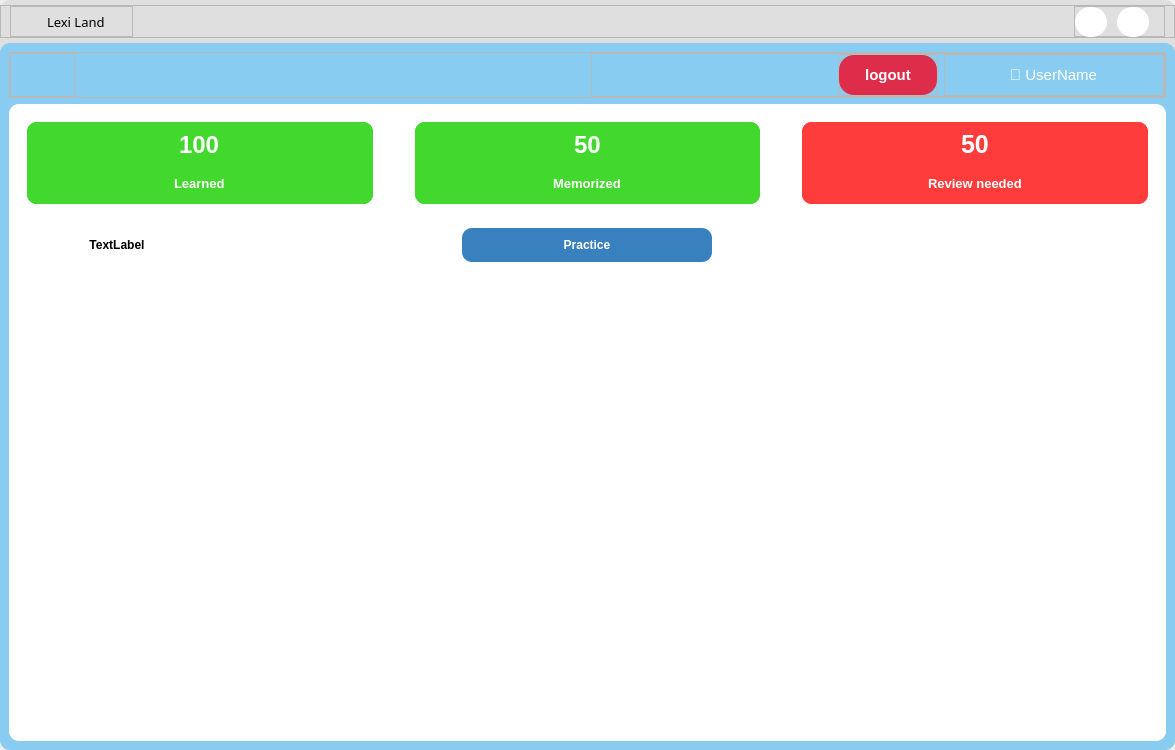
<?xml version="1.0" encoding="UTF-8"?>
<ui version="4.0">
 <class>MainWindow</class>
 <widget class="QMainWindow" name="MainWindow">
  <property name="geometry">
   <rect>
    <x>0</x>
    <y>0</y>
    <width>1175</width>
    <height>750</height>
   </rect>
  </property>
  <property name="minimumSize">
   <size>
    <width>1125</width>
    <height>745</height>
   </size>
  </property>
  <property name="windowTitle">
   <string>MainWindow</string>
  </property>
  <property name="unifiedTitleAndToolBarOnMac">
   <bool>false</bool>
  </property>
  <widget class="QWidget" name="centralwidget">
   <layout class="QHBoxLayout" name="horizontalLayout">
    <property name="spacing">
     <number>0</number>
    </property>
    <property name="leftMargin">
     <number>0</number>
    </property>
    <property name="topMargin">
     <number>0</number>
    </property>
    <property name="rightMargin">
     <number>0</number>
    </property>
    <property name="bottomMargin">
     <number>0</number>
    </property>
    <item>
     <widget class="QFrame" name="MainFrame">
      <property name="minimumSize">
       <size>
        <width>1125</width>
        <height>745</height>
       </size>
      </property>
      <property name="maximumSize">
       <size>
        <width>16777215</width>
        <height>16777215</height>
       </size>
      </property>
      <property name="styleSheet">
       <string notr="true">#MainFrame{
background-color: rgb(223, 223, 223);
border-radius:10px;
}</string>
      </property>
      <property name="frameShape">
       <enum>QFrame::StyledPanel</enum>
      </property>
      <property name="frameShadow">
       <enum>QFrame::Raised</enum>
      </property>
      <layout class="QVBoxLayout" name="verticalLayout">
       <property name="spacing">
        <number>5</number>
       </property>
       <property name="leftMargin">
        <number>0</number>
       </property>
       <property name="topMargin">
        <number>5</number>
       </property>
       <property name="rightMargin">
        <number>0</number>
       </property>
       <property name="bottomMargin">
        <number>0</number>
       </property>
       <item>
        <widget class="QFrame" name="frame_14">
         <property name="font">
          <font>
           <stylestrategy>PreferDefault</stylestrategy>
          </font>
         </property>
         <property name="contextMenuPolicy">
          <enum>Qt::DefaultContextMenu</enum>
         </property>
         <property name="acceptDrops">
          <bool>false</bool>
         </property>
         <property name="frameShape">
          <enum>QFrame::StyledPanel</enum>
         </property>
         <property name="frameShadow">
          <enum>QFrame::Raised</enum>
         </property>
         <layout class="QHBoxLayout" name="horizontalLayout_11">
          <property name="topMargin">
           <number>0</number>
          </property>
          <property name="bottomMargin">
           <number>0</number>
          </property>
          <item>
           <widget class="QFrame" name="frame_15">
            <property name="maximumSize">
             <size>
              <width>123</width>
              <height>50</height>
             </size>
            </property>
            <property name="frameShape">
             <enum>QFrame::StyledPanel</enum>
            </property>
            <property name="frameShadow">
             <enum>QFrame::Raised</enum>
            </property>
            <layout class="QHBoxLayout" name="horizontalLayout_12">
             <property name="leftMargin">
              <number>0</number>
             </property>
             <property name="topMargin">
              <number>0</number>
             </property>
             <property name="rightMargin">
              <number>0</number>
             </property>
             <property name="bottomMargin">
              <number>0</number>
             </property>
             <item>
              <widget class="QPushButton" name="pushButton_4">
               <property name="maximumSize">
                <size>
                 <width>30</width>
                 <height>30</height>
                </size>
               </property>
               <property name="focusPolicy">
                <enum>Qt::NoFocus</enum>
               </property>
               <property name="styleSheet">
                <string notr="true">border-radius: 10px</string>
               </property>
               <property name="text">
                <string/>
               </property>
               <property name="icon">
                <iconset>
                 <normaloff>../icons/lexiland_logo1.png</normaloff>../icons/lexiland_logo1.png</iconset>
               </property>
               <property name="iconSize">
                <size>
                 <width>34</width>
                 <height>34</height>
                </size>
               </property>
               <property name="shortcut">
                <string notr="true"/>
               </property>
               <property name="autoRepeat">
                <bool>true</bool>
               </property>
               <property name="autoExclusive">
                <bool>true</bool>
               </property>
               <property name="autoRepeatDelay">
                <number>300</number>
               </property>
               <property name="autoDefault">
                <bool>true</bool>
               </property>
              </widget>
             </item>
             <item>
              <widget class="QLabel" name="label_3">
               <property name="font">
                <font>
                 <family>Luckiest Guy</family>
                 <pointsize>10</pointsize>
                 <weight>50</weight>
                 <italic>false</italic>
                 <bold>false</bold>
                </font>
               </property>
               <property name="styleSheet">
                <string notr="true">color: rgb(0, 0, 0);
font: 10pt &quot;Luckiest Guy&quot;;</string>
               </property>
               <property name="text">
                <string>Lexi Land</string>
               </property>
              </widget>
             </item>
            </layout>
           </widget>
          </item>
          <item alignment="Qt::AlignRight">
           <widget class="QFrame" name="frame_4">
            <property name="minimumSize">
             <size>
              <width>0</width>
              <height>0</height>
             </size>
            </property>
            <property name="maximumSize">
             <size>
              <width>16777215</width>
              <height>31</height>
             </size>
            </property>
            <property name="frameShape">
             <enum>QFrame::StyledPanel</enum>
            </property>
            <property name="frameShadow">
             <enum>QFrame::Raised</enum>
            </property>
            <layout class="QHBoxLayout" name="horizontalLayout_28">
             <property name="spacing">
              <number>10</number>
             </property>
             <property name="leftMargin">
              <number>0</number>
             </property>
             <property name="topMargin">
              <number>0</number>
             </property>
             <property name="rightMargin">
              <number>15</number>
             </property>
             <property name="bottomMargin">
              <number>0</number>
             </property>
             <item>
              <widget class="QPushButton" name="hideBtn">
               <property name="minimumSize">
                <size>
                 <width>30</width>
                 <height>30</height>
                </size>
               </property>
               <property name="cursor">
                <cursorShape>PointingHandCursor</cursorShape>
               </property>
               <property name="styleSheet">
                <string notr="true">QPushButton{
	background-color: rgb(255, 255, 255);
	border-radius:15px;
	padding:0px;
}

QPushButton::hover{
	
	background-color: rgb(191, 191, 191);
	
}</string>
               </property>
               <property name="text">
                <string/>
               </property>
               <property name="icon">
                <iconset>
                 <normaloff>../icons/minus.svg</normaloff>../icons/minus.svg</iconset>
               </property>
               <property name="iconSize">
                <size>
                 <width>20</width>
                 <height>20</height>
                </size>
               </property>
              </widget>
             </item>
             <item>
              <widget class="QPushButton" name="closeBtn">
               <property name="minimumSize">
                <size>
                 <width>30</width>
                 <height>30</height>
                </size>
               </property>
               <property name="cursor">
                <cursorShape>PointingHandCursor</cursorShape>
               </property>
               <property name="styleSheet">
                <string notr="true">QPushButton{
	background-color: rgb(255, 255, 255);
	border-radius:15px;
	padding:0px;
}

QPushButton::hover{
	background-color: rgb(255, 61, 64);
}</string>
               </property>
               <property name="text">
                <string/>
               </property>
               <property name="icon">
                <iconset>
                 <normaloff>../icons/x.svg</normaloff>../icons/x.svg</iconset>
               </property>
               <property name="iconSize">
                <size>
                 <width>20</width>
                 <height>20</height>
                </size>
               </property>
              </widget>
             </item>
            </layout>
           </widget>
          </item>
         </layout>
        </widget>
       </item>
       <item>
        <widget class="QFrame" name="mainSet">
         <property name="styleSheet">
          <string notr="true">#mainSet{
background-color: #88ccf1;
border-radius:10px;
}</string>
         </property>
         <property name="frameShape">
          <enum>QFrame::StyledPanel</enum>
         </property>
         <property name="frameShadow">
          <enum>QFrame::Raised</enum>
         </property>
         <layout class="QVBoxLayout" name="verticalLayout_3">
          <item>
           <widget class="QFrame" name="frame_2">
            <property name="frameShape">
             <enum>QFrame::StyledPanel</enum>
            </property>
            <property name="frameShadow">
             <enum>QFrame::Raised</enum>
            </property>
            <layout class="QHBoxLayout" name="horizontalLayout_2">
             <property name="leftMargin">
              <number>0</number>
             </property>
             <property name="topMargin">
              <number>0</number>
             </property>
             <property name="rightMargin">
              <number>0</number>
             </property>
             <property name="bottomMargin">
              <number>0</number>
             </property>
             <item alignment="Qt::AlignLeft">
              <widget class="QFrame" name="frame_5">
               <property name="sizePolicy">
                <sizepolicy hsizetype="Expanding" vsizetype="Preferred">
                 <horstretch>0</horstretch>
                 <verstretch>0</verstretch>
                </sizepolicy>
               </property>
               <property name="minimumSize">
                <size>
                 <width>65</width>
                 <height>0</height>
                </size>
               </property>
               <property name="styleSheet">
                <string notr="true"/>
               </property>
               <property name="frameShape">
                <enum>QFrame::StyledPanel</enum>
               </property>
               <property name="frameShadow">
                <enum>QFrame::Raised</enum>
               </property>
               <layout class="QHBoxLayout" name="horizontalLayout_29">
                <property name="leftMargin">
                 <number>0</number>
                </property>
                <property name="topMargin">
                 <number>0</number>
                </property>
                <property name="rightMargin">
                 <number>0</number>
                </property>
                <property name="bottomMargin">
                 <number>0</number>
                </property>
                <item>
                 <widget class="QPushButton" name="go_back">
                  <property name="minimumSize">
                   <size>
                    <width>30</width>
                    <height>30</height>
                   </size>
                  </property>
                  <property name="styleSheet">
                   <string notr="true">#go_back{
	border-radius: 15px;
	/* background-color: rgb(229, 229, 229); */
}

#go_back:hover{
	background-color: rgb(197, 197, 197);
}</string>
                  </property>
                  <property name="text">
                   <string/>
                  </property>
                  <property name="icon">
                   <iconset>
                    <normaloff>../icons/arrow-left.svg</normaloff>../icons/arrow-left.svg</iconset>
                  </property>
                  <property name="shortcut">
                   <string/>
                  </property>
                 </widget>
                </item>
               </layout>
              </widget>
             </item>
             <item>
              <widget class="QFrame" name="frame_21">
               <property name="frameShape">
                <enum>QFrame::StyledPanel</enum>
               </property>
               <property name="frameShadow">
                <enum>QFrame::Raised</enum>
               </property>
               <layout class="QHBoxLayout" name="horizontalLayout_5">
                <property name="leftMargin">
                 <number>0</number>
                </property>
                <property name="topMargin">
                 <number>0</number>
                </property>
                <property name="rightMargin">
                 <number>0</number>
                </property>
                <property name="bottomMargin">
                 <number>0</number>
                </property>
                <item alignment="Qt::AlignRight">
                 <widget class="QFrame" name="frame_22">
                  <property name="minimumSize">
                   <size>
                    <width>100</width>
                    <height>0</height>
                   </size>
                  </property>
                  <property name="frameShape">
                   <enum>QFrame::StyledPanel</enum>
                  </property>
                  <property name="frameShadow">
                   <enum>QFrame::Raised</enum>
                  </property>
                  <layout class="QVBoxLayout" name="verticalLayout_16">
                   <property name="leftMargin">
                    <number>0</number>
                   </property>
                   <property name="topMargin">
                    <number>0</number>
                   </property>
                   <property name="rightMargin">
                    <number>0</number>
                   </property>
                   <property name="bottomMargin">
                    <number>0</number>
                   </property>
                   <item>
                    <widget class="QPushButton" name="logout">
                     <property name="minimumSize">
                      <size>
                       <width>0</width>
                       <height>40</height>
                      </size>
                     </property>
                     <property name="maximumSize">
                      <size>
                       <width>100</width>
                       <height>16777215</height>
                      </size>
                     </property>
                     <property name="font">
                      <font>
                       <pointsize>11</pointsize>
                       <weight>75</weight>
                       <bold>true</bold>
                      </font>
                     </property>
                     <property name="styleSheet">
                      <string notr="true">#logout{
background-color: #dd2d4a;
border: none;
border-radius: 15px;
color: rgb(255, 255, 255)
}

#logout:hover{
	
	background-color: rgb(161, 161, 161);
}</string>
                     </property>
                     <property name="text">
                      <string>logout</string>
                     </property>
                     <property name="autoRepeat">
                      <bool>true</bool>
                     </property>
                     <property name="autoDefault">
                      <bool>false</bool>
                     </property>
                    </widget>
                   </item>
                  </layout>
                 </widget>
                </item>
                <item>
                 <widget class="QFrame" name="frame">
                  <property name="maximumSize">
                   <size>
                    <width>220</width>
                    <height>16777215</height>
                   </size>
                  </property>
                  <property name="frameShape">
                   <enum>QFrame::StyledPanel</enum>
                  </property>
                  <property name="frameShadow">
                   <enum>QFrame::Raised</enum>
                  </property>
                  <layout class="QVBoxLayout" name="verticalLayout_4">
                   <property name="leftMargin">
                    <number>0</number>
                   </property>
                   <property name="topMargin">
                    <number>0</number>
                   </property>
                   <property name="rightMargin">
                    <number>0</number>
                   </property>
                   <property name="bottomMargin">
                    <number>0</number>
                   </property>
                   <item alignment="Qt::AlignHCenter">
                    <widget class="QLabel" name="username_label">
                     <property name="minimumSize">
                      <size>
                       <width>215</width>
                       <height>0</height>
                      </size>
                     </property>
                     <property name="font">
                      <font>
                       <pointsize>11</pointsize>
                      </font>
                     </property>
                     <property name="styleSheet">
                      <string notr="true">/*background-color: rgb(184, 184, 184); */
color: rgb(255, 255, 255);
padding:10px 5px;</string>
                     </property>
                     <property name="text">
                      <string>👤 UserName</string>
                     </property>
                     <property name="alignment">
                      <set>Qt::AlignCenter</set>
                     </property>
                     <property name="wordWrap">
                      <bool>true</bool>
                     </property>
                     <property name="margin">
                      <number>0</number>
                     </property>
                    </widget>
                   </item>
                  </layout>
                 </widget>
                </item>
               </layout>
              </widget>
             </item>
            </layout>
           </widget>
          </item>
          <item>
           <widget class="QFrame" name="frame_3">
            <property name="sizePolicy">
             <sizepolicy hsizetype="Preferred" vsizetype="Expanding">
              <horstretch>0</horstretch>
              <verstretch>0</verstretch>
             </sizepolicy>
            </property>
            <property name="styleSheet">
             <string notr="true">background-color: rgb(255, 255, 255);
border-radius:10px;</string>
            </property>
            <property name="frameShape">
             <enum>QFrame::StyledPanel</enum>
            </property>
            <property name="frameShadow">
             <enum>QFrame::Raised</enum>
            </property>
            <layout class="QVBoxLayout" name="verticalLayout_2">
             <property name="spacing">
              <number>6</number>
             </property>
             <property name="leftMargin">
              <number>9</number>
             </property>
             <property name="topMargin">
              <number>9</number>
             </property>
             <property name="rightMargin">
              <number>9</number>
             </property>
             <property name="bottomMargin">
              <number>9</number>
             </property>
             <item>
              <widget class="QFrame" name="frame_6">
               <property name="minimumSize">
                <size>
                 <width>0</width>
                 <height>100</height>
                </size>
               </property>
               <property name="frameShape">
                <enum>QFrame::StyledPanel</enum>
               </property>
               <property name="frameShadow">
                <enum>QFrame::Raised</enum>
               </property>
               <layout class="QHBoxLayout" name="horizontalLayout_3">
                <property name="spacing">
                 <number>42</number>
                </property>
                <item>
                 <widget class="QFrame" name="frame_9">
                  <property name="styleSheet">
                   <string notr="true">background-color: rgb(67, 216, 45);
color:#ffffff;</string>
                  </property>
                  <property name="frameShape">
                   <enum>QFrame::StyledPanel</enum>
                  </property>
                  <property name="frameShadow">
                   <enum>QFrame::Raised</enum>
                  </property>
                  <layout class="QVBoxLayout" name="verticalLayout_5">
                   <property name="spacing">
                    <number>0</number>
                   </property>
                   <property name="leftMargin">
                    <number>0</number>
                   </property>
                   <property name="topMargin">
                    <number>0</number>
                   </property>
                   <property name="rightMargin">
                    <number>0</number>
                   </property>
                   <property name="bottomMargin">
                    <number>0</number>
                   </property>
                   <item>
                    <widget class="QFrame" name="frame_13">
                     <property name="frameShape">
                      <enum>QFrame::StyledPanel</enum>
                     </property>
                     <property name="frameShadow">
                      <enum>QFrame::Raised</enum>
                     </property>
                     <layout class="QVBoxLayout" name="verticalLayout_10">
                      <property name="topMargin">
                       <number>4</number>
                      </property>
                      <property name="bottomMargin">
                       <number>0</number>
                      </property>
                      <item alignment="Qt::AlignHCenter">
                       <widget class="QLabel" name="learned">
                        <property name="font">
                         <font>
                          <pointsize>18</pointsize>
                          <weight>75</weight>
                          <bold>true</bold>
                         </font>
                        </property>
                        <property name="text">
                         <string>100</string>
                        </property>
                       </widget>
                      </item>
                     </layout>
                    </widget>
                   </item>
                   <item>
                    <widget class="QFrame" name="frame_12">
                     <property name="frameShape">
                      <enum>QFrame::StyledPanel</enum>
                     </property>
                     <property name="frameShadow">
                      <enum>QFrame::Raised</enum>
                     </property>
                     <layout class="QVBoxLayout" name="verticalLayout_11">
                      <property name="topMargin">
                       <number>0</number>
                      </property>
                      <property name="bottomMargin">
                       <number>0</number>
                      </property>
                      <item alignment="Qt::AlignHCenter">
                       <widget class="QLabel" name="label_2">
                        <property name="font">
                         <font>
                          <pointsize>10</pointsize>
                          <weight>75</weight>
                          <bold>true</bold>
                         </font>
                        </property>
                        <property name="text">
                         <string>Learned</string>
                        </property>
                       </widget>
                      </item>
                     </layout>
                    </widget>
                   </item>
                  </layout>
                 </widget>
                </item>
                <item>
                 <widget class="QFrame" name="frame_10">
                  <property name="styleSheet">
                   <string notr="true">background-color: rgb(67, 216, 45);
color:#ffffff;</string>
                  </property>
                  <property name="frameShape">
                   <enum>QFrame::StyledPanel</enum>
                  </property>
                  <property name="frameShadow">
                   <enum>QFrame::Raised</enum>
                  </property>
                  <layout class="QVBoxLayout" name="verticalLayout_6">
                   <property name="spacing">
                    <number>0</number>
                   </property>
                   <property name="leftMargin">
                    <number>0</number>
                   </property>
                   <property name="topMargin">
                    <number>0</number>
                   </property>
                   <property name="rightMargin">
                    <number>0</number>
                   </property>
                   <property name="bottomMargin">
                    <number>0</number>
                   </property>
                   <item>
                    <widget class="QFrame" name="frame_17">
                     <property name="frameShape">
                      <enum>QFrame::StyledPanel</enum>
                     </property>
                     <property name="frameShadow">
                      <enum>QFrame::Raised</enum>
                     </property>
                     <layout class="QVBoxLayout" name="verticalLayout_13">
                      <property name="topMargin">
                       <number>4</number>
                      </property>
                      <property name="bottomMargin">
                       <number>0</number>
                      </property>
                      <item alignment="Qt::AlignHCenter">
                       <widget class="QLabel" name="memorized">
                        <property name="font">
                         <font>
                          <pointsize>18</pointsize>
                          <weight>75</weight>
                          <bold>true</bold>
                         </font>
                        </property>
                        <property name="text">
                         <string>50</string>
                        </property>
                       </widget>
                      </item>
                     </layout>
                    </widget>
                   </item>
                   <item>
                    <widget class="QFrame" name="frame_16">
                     <property name="frameShape">
                      <enum>QFrame::StyledPanel</enum>
                     </property>
                     <property name="frameShadow">
                      <enum>QFrame::Raised</enum>
                     </property>
                     <layout class="QVBoxLayout" name="verticalLayout_12">
                      <item alignment="Qt::AlignHCenter">
                       <widget class="QLabel" name="label_5">
                        <property name="font">
                         <font>
                          <pointsize>10</pointsize>
                          <weight>75</weight>
                          <bold>true</bold>
                         </font>
                        </property>
                        <property name="text">
                         <string>Memorized</string>
                        </property>
                       </widget>
                      </item>
                     </layout>
                    </widget>
                   </item>
                  </layout>
                 </widget>
                </item>
                <item>
                 <widget class="QFrame" name="frame_11">
                  <property name="styleSheet">
                   <string notr="true">background-color: rgb(255, 60, 60);
color:#ffffff;</string>
                  </property>
                  <property name="frameShape">
                   <enum>QFrame::StyledPanel</enum>
                  </property>
                  <property name="frameShadow">
                   <enum>QFrame::Raised</enum>
                  </property>
                  <layout class="QVBoxLayout" name="verticalLayout_7">
                   <property name="spacing">
                    <number>0</number>
                   </property>
                   <property name="leftMargin">
                    <number>0</number>
                   </property>
                   <property name="topMargin">
                    <number>0</number>
                   </property>
                   <property name="rightMargin">
                    <number>0</number>
                   </property>
                   <property name="bottomMargin">
                    <number>0</number>
                   </property>
                   <item>
                    <widget class="QFrame" name="frame_19">
                     <property name="font">
                      <font>
                       <pointsize>12</pointsize>
                       <weight>75</weight>
                       <bold>true</bold>
                      </font>
                     </property>
                     <property name="frameShape">
                      <enum>QFrame::StyledPanel</enum>
                     </property>
                     <property name="frameShadow">
                      <enum>QFrame::Raised</enum>
                     </property>
                     <layout class="QVBoxLayout" name="verticalLayout_14">
                      <property name="topMargin">
                       <number>4</number>
                      </property>
                      <property name="bottomMargin">
                       <number>0</number>
                      </property>
                      <item alignment="Qt::AlignHCenter">
                       <widget class="QLabel" name="review">
                        <property name="font">
                         <font>
                          <pointsize>19</pointsize>
                          <weight>75</weight>
                          <bold>true</bold>
                         </font>
                        </property>
                        <property name="text">
                         <string>50</string>
                        </property>
                       </widget>
                      </item>
                     </layout>
                    </widget>
                   </item>
                   <item>
                    <widget class="QFrame" name="frame_18">
                     <property name="font">
                      <font>
                       <weight>75</weight>
                       <bold>true</bold>
                      </font>
                     </property>
                     <property name="frameShape">
                      <enum>QFrame::StyledPanel</enum>
                     </property>
                     <property name="frameShadow">
                      <enum>QFrame::Raised</enum>
                     </property>
                     <layout class="QHBoxLayout" name="horizontalLayout_4">
                      <property name="topMargin">
                       <number>0</number>
                      </property>
                      <property name="bottomMargin">
                       <number>0</number>
                      </property>
                      <item alignment="Qt::AlignHCenter">
                       <widget class="QLabel" name="label_7">
                        <property name="font">
                         <font>
                          <pointsize>10</pointsize>
                          <weight>75</weight>
                          <bold>true</bold>
                         </font>
                        </property>
                        <property name="text">
                         <string>Review needed</string>
                        </property>
                       </widget>
                      </item>
                     </layout>
                    </widget>
                   </item>
                  </layout>
                 </widget>
                </item>
               </layout>
              </widget>
             </item>
             <item>
              <widget class="QFrame" name="frame_7">
               <property name="frameShape">
                <enum>QFrame::StyledPanel</enum>
               </property>
               <property name="frameShadow">
                <enum>QFrame::Raised</enum>
               </property>
               <layout class="QVBoxLayout" name="verticalLayout_8">
                <property name="spacing">
                 <number>20</number>
                </property>
                <item>
                 <widget class="QFrame" name="frame_8">
                  <property name="frameShape">
                   <enum>QFrame::StyledPanel</enum>
                  </property>
                  <property name="frameShadow">
                   <enum>QFrame::Raised</enum>
                  </property>
                  <layout class="QHBoxLayout" name="horizontalLayout_6">
                   <property name="leftMargin">
                    <number>0</number>
                   </property>
                   <property name="topMargin">
                    <number>0</number>
                   </property>
                   <property name="rightMargin">
                    <number>0</number>
                   </property>
                   <property name="bottomMargin">
                    <number>0</number>
                   </property>
                   <item alignment="Qt::AlignLeft">
                    <widget class="QLabel" name="topic_label">
                     <property name="minimumSize">
                      <size>
                       <width>180</width>
                       <height>0</height>
                      </size>
                     </property>
                     <property name="font">
                      <font>
                       <pointsize>9</pointsize>
                       <weight>75</weight>
                       <bold>true</bold>
                      </font>
                     </property>
                     <property name="text">
                      <string>TextLabel</string>
                     </property>
                     <property name="alignment">
                      <set>Qt::AlignCenter</set>
                     </property>
                     <property name="margin">
                      <number>2</number>
                     </property>
                    </widget>
                   </item>
                   <item alignment="Qt::AlignHCenter|Qt::AlignVCenter">
                    <widget class="QPushButton" name="Practice_btn">
                     <property name="sizePolicy">
                      <sizepolicy hsizetype="MinimumExpanding" vsizetype="Fixed">
                       <horstretch>0</horstretch>
                       <verstretch>0</verstretch>
                      </sizepolicy>
                     </property>
                     <property name="minimumSize">
                      <size>
                       <width>250</width>
                       <height>0</height>
                      </size>
                     </property>
                     <property name="font">
                      <font>
                       <weight>75</weight>
                       <bold>true</bold>
                      </font>
                     </property>
                     <property name="cursor">
                      <cursorShape>PointingHandCursor</cursorShape>
                     </property>
                     <property name="styleSheet">
                      <string notr="true">#Practice_btn{
	background-color: rgb(56, 128, 190);
	color:#ffffff;
	padding: 10px;
}
#Practice_btn::hover{
	background-color: rgb(54, 82, 175);
}</string>
                     </property>
                     <property name="text">
                      <string>Practice</string>
                     </property>
                     <property name="icon">
                      <iconset>
                       <normaloff>../icons/edit-2-64.ico</normaloff>../icons/edit-2-64.ico</iconset>
                     </property>
                     <property name="iconSize">
                      <size>
                       <width>20</width>
                       <height>20</height>
                      </size>
                     </property>
                    </widget>
                   </item>
                   <item alignment="Qt::AlignRight">
                    <widget class="QFrame" name="frame_20">
                     <property name="frameShape">
                      <enum>QFrame::StyledPanel</enum>
                     </property>
                     <property name="frameShadow">
                      <enum>QFrame::Raised</enum>
                     </property>
                    </widget>
                   </item>
                  </layout>
                 </widget>
                </item>
                <item>
                 <widget class="QScrollArea" name="scrollArea">
                  <property name="styleSheet">
                   <string notr="true">QScrollArea{
	border-radius: 10px;
}

QScrollBar:vertical {
    border: none;
    background: #f0f0f0;
    width: 12px;
    margin: 0px 0px 0px 0px;
}

QScrollBar::handle:vertical {
    background: #a9a9a9;
    min-height: 50px;
    border-radius: 4px;
}

QScrollBar:horizontal {
    border: none;
    background: #f0f0f0;
    height: 12px;
    margin: 0px 0px 0px 0px;
}

QScrollBar::handle:horizontal {
    background: #a9a9a9;
    min-width: 20px;
    border-radius: 4px;
}</string>
                  </property>
                  <property name="frameShape">
                   <enum>QFrame::NoFrame</enum>
                  </property>
                  <property name="frameShadow">
                   <enum>QFrame::Plain</enum>
                  </property>
                  <property name="widgetResizable">
                   <bool>true</bool>
                  </property>
                  <widget class="QWidget" name="scrollAreaWidgetContents_2">
                   <property name="geometry">
                    <rect>
                     <x>0</x>
                     <y>0</y>
                     <width>1113</width>
                     <height>416</height>
                    </rect>
                   </property>
                   <property name="styleSheet">
                    <string notr="true">border-radius: 10px;
</string>
                   </property>
                   <layout class="QVBoxLayout" name="verticalLayout_15">
                    <property name="spacing">
                     <number>0</number>
                    </property>
                    <property name="leftMargin">
                     <number>5</number>
                    </property>
                    <property name="topMargin">
                     <number>0</number>
                    </property>
                    <property name="rightMargin">
                     <number>5</number>
                    </property>
                    <property name="bottomMargin">
                     <number>0</number>
                    </property>
                    <item>
                     <widget class="QFrame" name="container">
                      <property name="sizePolicy">
                       <sizepolicy hsizetype="Preferred" vsizetype="Expanding">
                        <horstretch>0</horstretch>
                        <verstretch>0</verstretch>
                       </sizepolicy>
                      </property>
                      <property name="styleSheet">
                       <string notr="true">border-radius: 10px;</string>
                      </property>
                      <property name="frameShape">
                       <enum>QFrame::StyledPanel</enum>
                      </property>
                      <property name="frameShadow">
                       <enum>QFrame::Raised</enum>
                      </property>
                      <layout class="QGridLayout" name="gridLayout">
                       <property name="leftMargin">
                        <number>0</number>
                       </property>
                       <property name="topMargin">
                        <number>0</number>
                       </property>
                       <property name="rightMargin">
                        <number>0</number>
                       </property>
                       <property name="bottomMargin">
                        <number>0</number>
                       </property>
                      </layout>
                     </widget>
                    </item>
                   </layout>
                  </widget>
                 </widget>
                </item>
               </layout>
              </widget>
             </item>
            </layout>
           </widget>
          </item>
         </layout>
        </widget>
       </item>
      </layout>
     </widget>
    </item>
   </layout>
  </widget>
 </widget>
 <resources>
  <include location="../../resource/resource.qrc"/>
 </resources>
 <connections/>
</ui>
